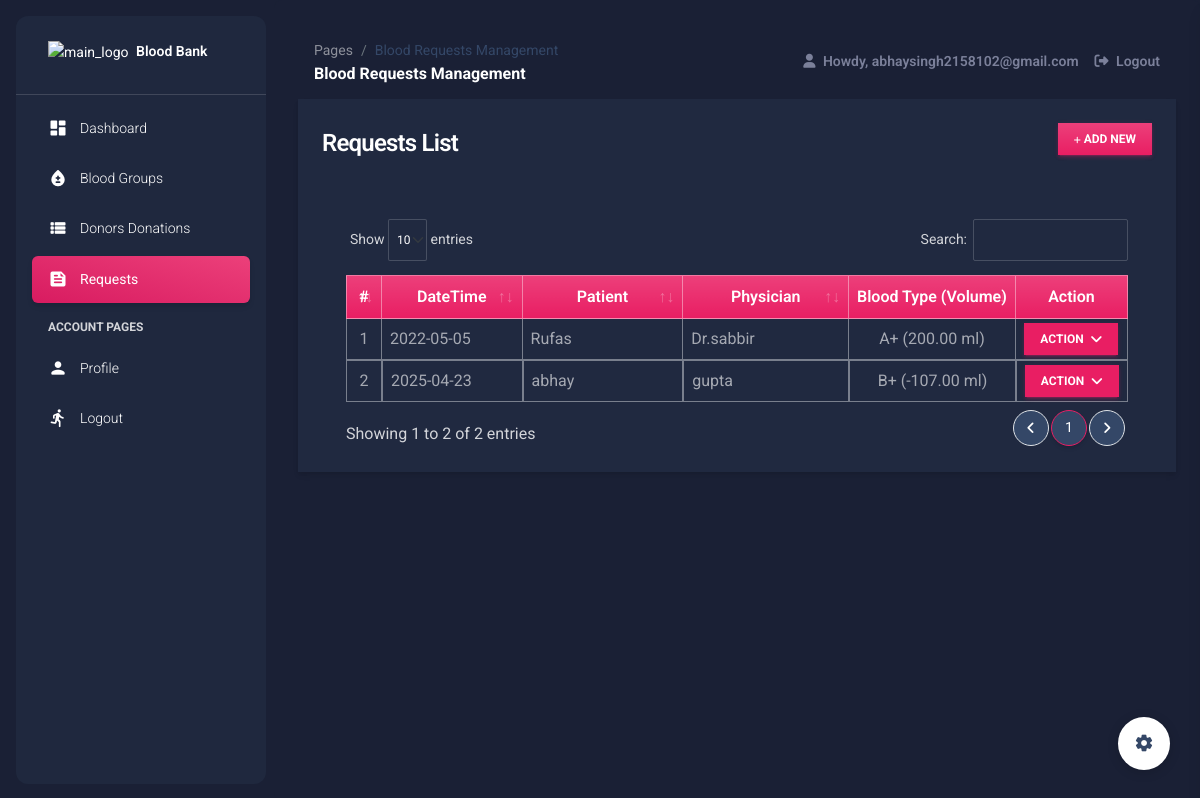
The app's page /brequest (signed in) with its own data.
### bbApp/models.py (models this page shows, shortened)
class Request(models.Model):
    blood_group = models.ForeignKey(Blood_Group, on_delete=models.CASCADE)
    patient_name = models.CharField(max_length=500)
    patient_gender = models.CharField(max_length=30, choices = (('Male' ,'Male'),('Female' ,'Female')))
    volume = models.FloatField(default=0)
    physician_name = models.CharField(max_length=500, blank=True,null=True)
    status = models.CharField(max_length=2, choices = (('1' ,'Pending'),('2' ,'Approved'),('3' ,'Handed-Over'),('4' ,'Denied')))
    date_created = models.DateTimeField(default=timezone.now)
    date_updated = models.DateTimeField(auto_now=True)

class Blood_Group(models.Model):
    name = models.CharField(max_length=250)
    status = models.CharField(max_length=2, choices=(('1','Active'),('2','Inactive')), default = 1)
    date_created = models.DateTimeField(default=timezone.now)
    date_updated = models.DateTimeField(auto_now=True)
    def __str__(self):
        return self.name

### bbApp/views.py (the view)
# urls.py: path('brequest', views.brequest_mgt,name="request-page"),
@login_required
def brequest_mgt(request):
    context['page'] = 'request_mgt'
    context['page_title'] = 'Blood Requests Management'
    brequests = models.Request.objects.all()
    context['brequests'] = brequests
    return render(request,'request_mgt.html',context)

### bbApp/forms.py (shortened to what this page needs)
class UpdateProfile(UserChangeForm):
    username = forms.CharField(max_length=250,help_text="The Username field is required.")
    email = forms.EmailField(max_length=250,help_text="The Email field is required.")
    first_name = forms.CharField(max_length=250,help_text="The First Name field is required.")
    last_name = forms.CharField(max_length=250,help_text="The Last Name field is required.")
    current_password = forms.CharField(max_length=250)
    class Meta:
        model = User
        fields = ('email', 'username','first_name', 'last_name')

### bbApp/templates/request_mgt.html (shortened to what this page needs)
{% extends 'layouts/base.html' %} {% load humanize %} {% block content %}
<div class="container-fluid">
    <div class="col-lg-12 col-md-12 col-sm-12 col-xs-12">
        <div class="card card-default rounded-0 shadow ">
            <div class="card-header">
                <div class="d-flex w-100 align-items-center justify-content-between">
                    <h4 class="card-title fw-bold">Requests List</h4>
                    <div class="tools">
                        <button type="button" class="btn btn-primary rounded-0 bg-gradient btn-sm" id='add_new'><i class="fa fa-plus"></i> Add New</button>
                    </div>
                </div>
            </div>
            <div class="card-body">
                <div class="container-fluid">
                    <table class="table table-bordered" id="brequest-list">
                        <colgroup>
                            <col width="5%">
                            <col width="20%">
                            <col width="25%">
                            <col width="25%">
                            <col width="15%">
                            <col width="10%">
                        </colgroup>
                        <thead>
                            <tr class="bg-gradient bg-primary bg-opacity-50 text-light">
                                <th class="px-2 py-2 text-center">#</th>
                                <th class="px-2 py-2 text-center">DateTime</th>
                                <th class="px-2 py-2 text-center">Patient</th>
                                <th class="px-2 py-2 text-center">Physician</th>
                                <th class="px-2 py-2 text-center">Blood Type (volume)</th>
                                <th class="px-2 py-2 text-center">Action</th>
                            </tr>
                        </thead>
                        <tbody>
                            {% for brequest in brequests %}
                            <tr>
                                <td class="px-2 py-1 align-middle text-center">{{ forloop.counter }}</td>
                                <td class="px-2 py-1 align-middle">{{ brequest.date_created|date:"Y-m-d" }}</td>
                                <td class="px-2 py-1 align-middle">{{ brequest.patient_name }}</td>
                                <td class="px-2 py-1 align-middle">{{ brequest.physician_name }}</td>
                                <td class="px-2 py-1 align-middle text-center">{{ brequest.blood_group }} ({{ brequest.volume|floatformat:2|intcomma }} ml)</td>
                                <td class="px-2 py-1 align-middle text-center">
                                    <div class="dropdown">
                                        <button class="btn btn-primary btn-sm mb-0 rounded-0 dropdown-toggle" type="button" id="actionBtn-{{ brequest.pk }}" data-bs-toggle="dropdown" aria-expanded="false">
                                        Action
                                        </button>
                                    </div>
                                </td>
                            </tr>
                            {% endfor %}
                        </tbody>
                    </table>
                </div>
            </div>
        </div>
    </div>
</div>
{% endblock content %}

### bbApp/templates/includes/navigation.html (shortened to what this page needs)
    <nav class="navbar navbar-main navbar-expand-lg px-0 mx-4 shadow-none border-radius-xl position-sticky mt-4 top-1 z-index-sticky" id="navbarBlur" navbar-scroll="true">
      <div class="container-fluid py-1 px-3">
        <nav aria-label="breadcrumb">
          <ol class="breadcrumb bg-transparent mb-0 pb-0 pt-1 px-0 me-sm-6 me-5">
            <li class="breadcrumb-item text-sm"><a class="opacity-5 text-dark" href="javascript:;">Pages</a></li>
            <li class="breadcrumb-item text-sm text-dark active" aria-current="page">{{ page_title }}</li>
          </ol>
          <h6 class="font-weight-bolder mb-0">{{ page_title }}</h6>
        </nav>
        <div class="collapse navbar-collapse mt-sm-0 mt-2 me-md-0 me-sm-4" id="navbar">
          <ul class="navbar-nav  justify-content-end">
            <li class="nav-item d-flex align-items-center">
              <a href="" class="nav-link text-body font-weight-bold px-3">
                <i class="fa fa-user me-sm-1"></i>
                  Howdy, {{ user.username }}
              </a>
            </li>
            <li class="nav-item d-flex align-items-center">
              <a href="{% url 'logout' %}" class="nav-link text-body font-weight-bold px-0">
                <i class="fa fa-sign-out me-sm-1"></i>
                <span class="d-sm-inline d-none">Logout</span>
              </a>
            </li>
          </ul>
        </div>
      </div>
    </nav>

### static/default/css/style.css (style rules this page uses)
html, body { height: 100%; width: 100%; max-height: 100%; overflow: auto; display: flex; flex-direction: column; }
.dark-version .table tbody tr:last-child td { border-width: 1px !important; }

### records on screen
Request: date_created "2022-05-05", patient_name "Rufas", physician_name "Dr.sabbir", blood_group "A+", volume "200.00"
Request: date_created "2025-04-23", patient_name "abhay", physician_name "gupta", blood_group "B+", volume "-107.00"

### other values on screen
{{ page_title }} "Blood Requests Management"
{{ user.username }} "abhaysingh2158102@gmail.com"
